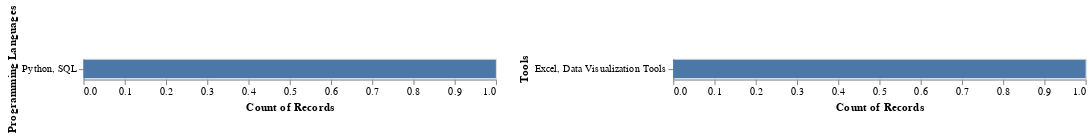

Source (notebook cell):
### Code cell
#Need to seperate records... the explode is currently not working 
oa.visualize_tools(result2)

### Figure 1 — Vega-Lite specification as saved in the notebook (floating-point values rounded to 4 significant figures)
{"config": {"view": {"continuousWidth": 400, "continuousHeight": 300}}, "hconcat": [{"data": {"name": "data-e453503b18eb611816d137f84cda810f"}, "mark": "bar", "encoding": {"x": {"aggregate": "count", "type": "quantitative"}, "y": {"field": "Programming Languages", "sort": "x", "type": "nominal"}}}, {"data": {"name": "data-e453503b18eb611816d137f84cda810f"}, "mark": "bar", "encoding": {"x": {"aggregate": "count", "type": "quantitative"}, "y": {"field": "Tools", "sort": "x", "type": "nominal"}}}], "$schema": "https://vega.github.io/schema/vega-lite/v4.17.0.json", "datasets": {"data-e453503b18eb611816d137f84cda810f": [{"Programming Languages": "Python, SQL", "Tools": "Excel, Data Visualization Tools", "Technical Skills": "Data Collection, Data Analysis, Data Cleaning, Data Formatting, Data Organization, Data Visualization, Trend and Pattern Identification, Insights and Recommendations, Collaboration, Data Monitoring and Updating."}]}}
